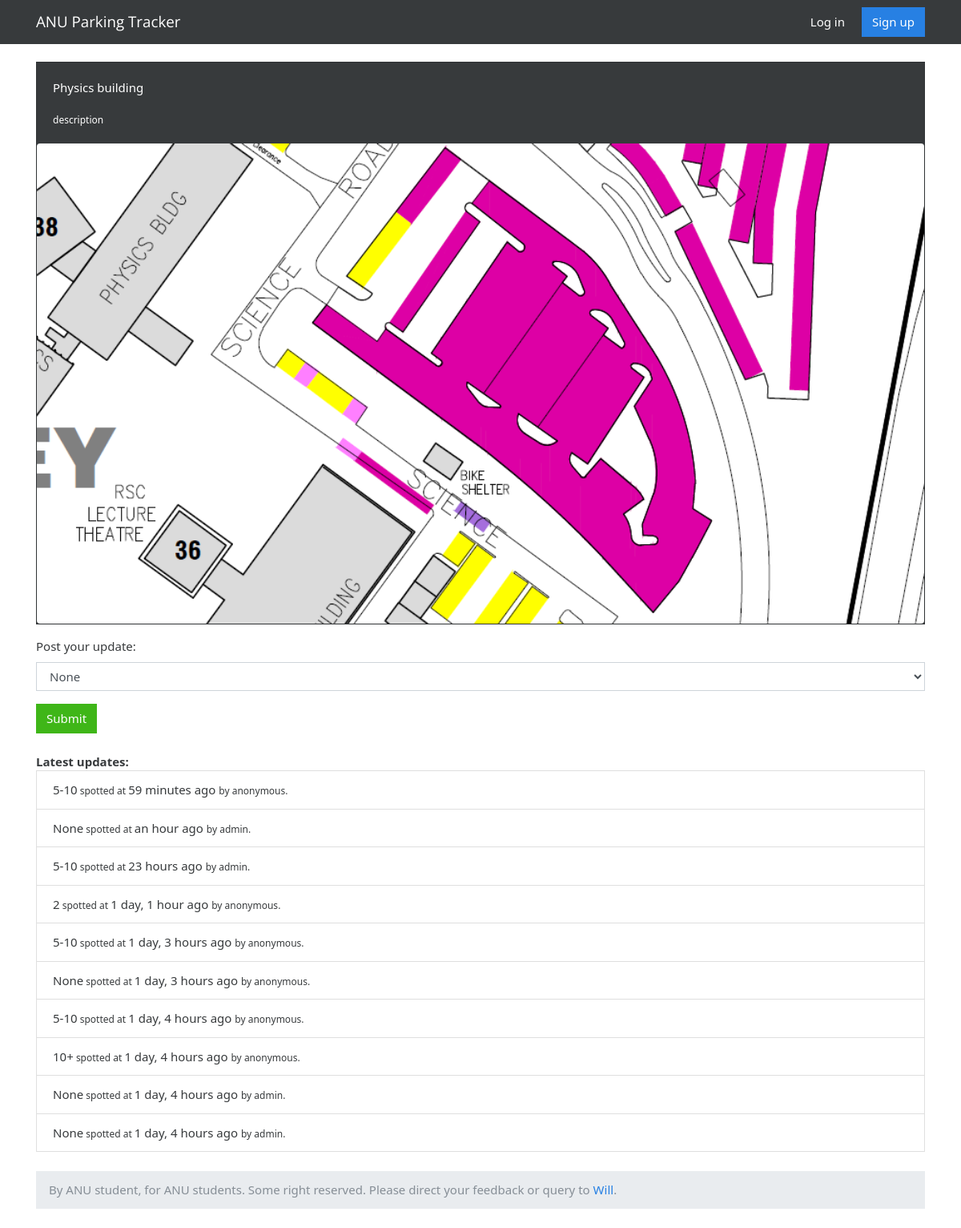
The page /boards/2/topics/7/reply/ on the database its author committed.
### boards/models.py (models this page shows, shortened)
class Topic(models.Model):
    subject = models.CharField(max_length=255)
    last_updated = models.DateTimeField(auto_now_add=True)
    board = models.ForeignKey(Board, on_delete=models.CASCADE, related_name='topics')
    starter = models.ForeignKey(User, on_delete=models.CASCADE, related_name='topics')
    views = models.PositiveIntegerField(default=0)
    description = models.CharField(max_length=4000, default='description')
    image_address = models.CharField(max_length=255, default='fallback-img.png')
    def get_last_ten_posts(self):
        return self.posts.order_by('-created_at')[:10]

class Post(models.Model):
    FRESHMAN = 'FR'
    SOPHOMORE = 'SO'
    JUNIOR = 'JR'
    SENIOR = 'SR'
    YEAR_IN_SCHOOL_CHOICES = (
	    (FRESHMAN, 'Freshman'),
        (SOPHOMORE, 'Sophomore'),
        (JUNIOR, 'Junior'),
        (SENIOR, 'Senior'),
    )
    message = models.CharField(max_length=15, choices=PARKING_SMALL_CHOICES, default=0)
    topic = models.ForeignKey(Topic, on_delete=models.CASCADE, related_name='posts')
    created_at = models.DateTimeField(auto_now_add=True)
    updated_at = models.DateTimeField(null=True)
    created_by = models.ForeignKey(User, on_delete=models.CASCADE, related_name='posts')
    updated_by = models.ForeignKey(User, on_delete=models.CASCADE, null=True, related_name='+')
    def __str__(self):
        truncated_message = Truncator(self.message)
        return truncated_message.chars(30)
    class Meta:
        ordering = ['created_at',]

### boards/views.py (the view)
# urls.py: url(r'^boards/(?P<pk>\d+)/topics/(?P<topic_pk>\d+)/reply/$', views.reply_topic, name='reply_topic'),
def reply_topic(request, pk, topic_pk):
    topic = get_object_or_404(Topic, board__pk=pk, pk=topic_pk)
    if request.method == 'POST':
        form = PostForm(request.POST)
        if form.is_valid():
            post = form.save(commit=False)
            post.topic = topic
            if request.user.is_authenticated: # Django==1.11.6 needs request.user.is_authenticated()
                post.created_by = request.user
            else:
                post.created_by = User.objects.get(username='anonymous') # if not logon
            post.save()
            topic.last_updated = timezone.now()
            topic.save()
            topic_url = reverse('topic_posts', kwargs={'pk': pk, 'topic_pk': topic_pk})
            topic_post_url = '{url}?page={page}#{id}'.format(
                url=topic_url,
                id=post.pk,
                page=topic.get_page_count()
            )
            return redirect('board_topics', pk=post.topic.board.pk) #render(request, 'reply_topic.html', {'topic': topic, 'form': form})
    else:
        form = PostForm()
    return render(request, 'reply_topic.html', {'topic': topic, 'form': form})

### boards/forms.py
class PostForm(forms.ModelForm):
    class Meta:
        model = Post
        fields = ['message', ]
        labels = {'message': "Post your update"}

### boards/templatetags/form_tags.py (called while the page is built)
@register.filter
def input_class(bound_field):
    css_class = ''
    if bound_field.form.is_bound:
        if bound_field.errors:
            css_class = 'is-invalid'
        elif field_type(bound_field) != 'PasswordInput':
            css_class = 'is-valid'
    return 'form-control {}'.format(css_class)

### templates/reply_topic.html (shortened to what this page needs)
{% extends 'base.html' %}
{% load static %}
{% load humanize %}
{% block stylesheet %}
  <link rel="stylesheet" href="{% static 'css/simplemde.min.css' %}">
{% endblock %}
{% block content %}
{% include 'includes/contentheader.html' %}
  <form method="post" class="mb-4" novalidate>
    {% include 'includes/form.html' %}
    <button type="submit" class="btn btn-success">Submit</button>
  </form>
<strong>Latest updates:</strong>
  <ul class="list-group">
  {% for post in topic.get_last_ten_posts %}
		<li class="list-group-item">{{ post }}<small> spotted at </small>{{ post.created_at|naturaltime }} <small>by {{ post.created_by.username }}.</small></li>
  {% endfor %}
  </ul>
{% endblock %}

### templates/includes/contentheader.html
<br>
<div class="card text-white bg-dark mb-3">
	<div class="card-body">
		<p class="card-text">{{ topic.subject }}</p>
		<small class="card-text">{{ topic.description}}</small>
	</div>
	<img src="/static/img/{{ topic.image_address }}" width="100%" class="rounded" onerror="this.style.display='none'"/>
</div>

### rows shown on the page
Topic: subject "Physics building", description "description", image_address (picture)
Post: message "5-10", created_at "59 minutes ago", created_by.username "anonymous"
Post: message "None", created_at "an hour ago", created_by.username "admin"
Post: message "5-10", created_at "23 hours ago", created_by.username "admin"
Post: message "2", created_at "1 day, 1 hour ago", created_by.username "anonymous"
Post: message "5-10", created_at "1 day, 3 hours ago", created_by.username "anonymous"
Post: message "None", created_at "1 day, 3 hours ago", created_by.username "anonymous"
Post: message "5-10", created_at "1 day, 4 hours ago", created_by.username "anonymous"
Post: message "10+", created_at "1 day, 4 hours ago", created_by.username "anonymous"
Post: message "None", created_at "1 day, 4 hours ago", created_by.username "admin"
Post: message "None", created_at "1 day, 4 hours ago", created_by.username "admin"

### other values the page prints
{{ field.label_tag }} "Post your update:"
